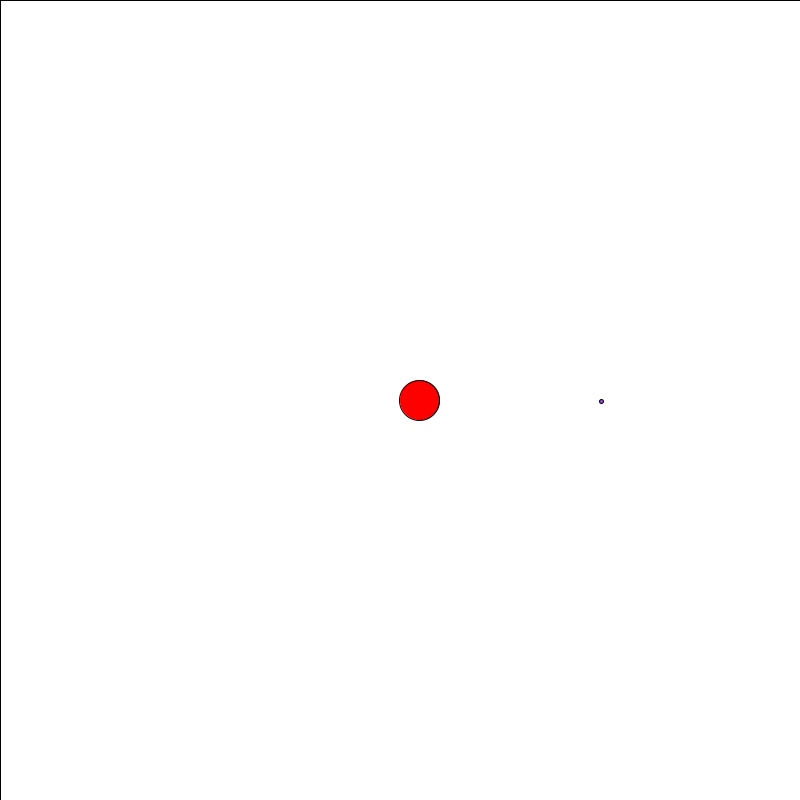
Frame 1 (no input)
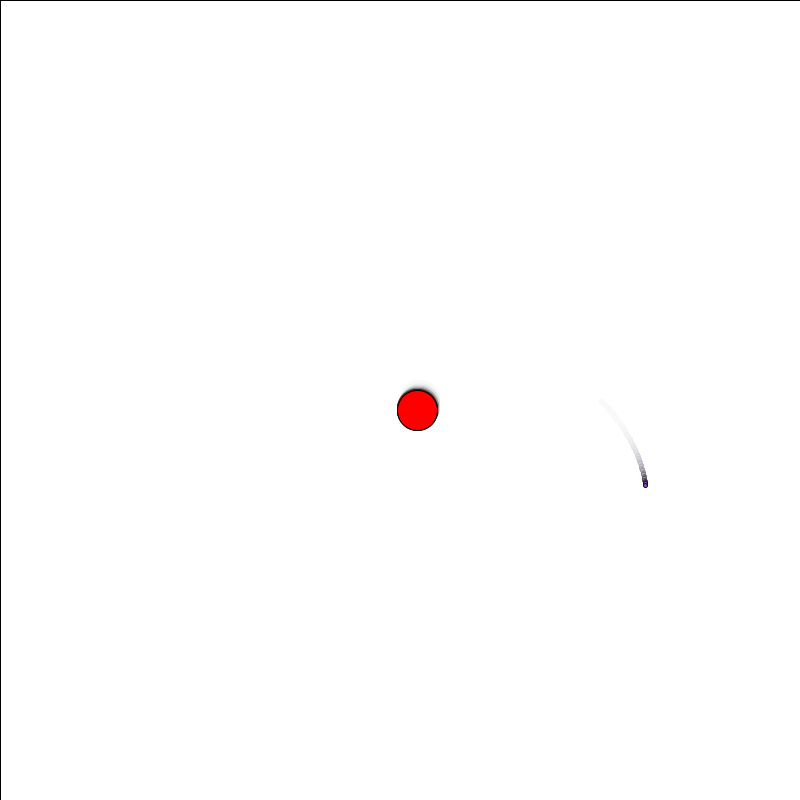
Frame 60 (the mouse pressed at the canvas centre just before this capture)
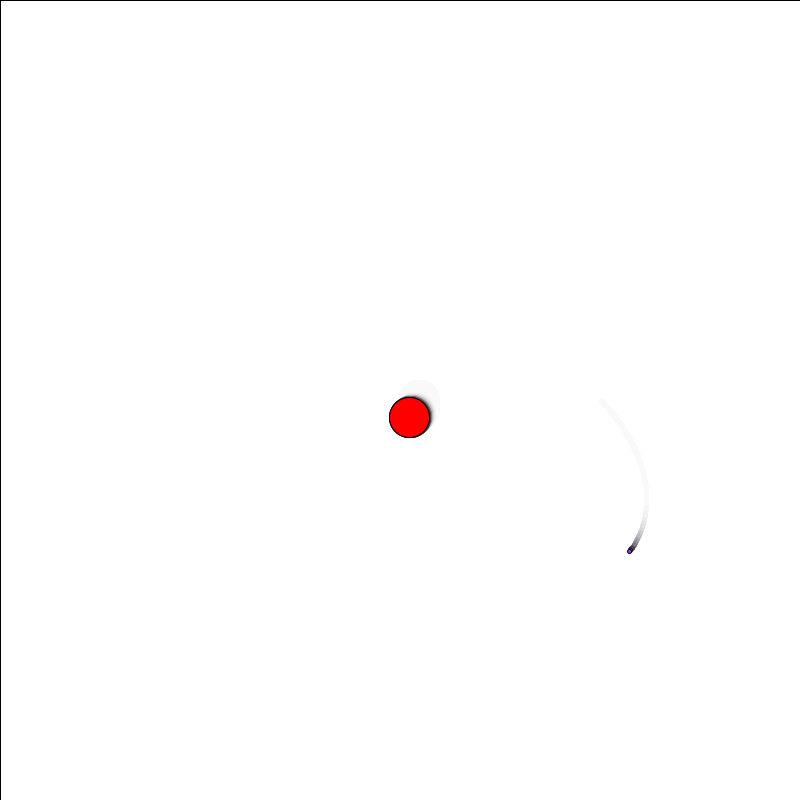
Frame 120 (the mouse held since frame 60 and released just before this capture)

The Processing sketch that drew these frames (run headless with seeded random() and noise(); from frame 60 on, the mouse is pressed at the canvas centre):

// Processing sketch: lab5_parte2
// ── lab5_parte2.pde
/*
------------------------------------------------------------
>> Laboratorio 5 - Modelación y Simulación
>> Simulación Gravitacional

Integrantes:  Pablo Cáceres Luzanto
              Benjamín Hernández Cortés
              
Fecha: 21 de Enero de 2019
Profesor: Fernando Rannou Fuentes
Ayudante: Francisco Muñoz Bravo
------------------------------------------------------------
El siguiente programa hecho en Processing simula un sistema
monoplanetario, cuya 'Estrella' central realiza un movimiento
circular y en donde existe un único 'Planeta' que orbita
alrededor de ella.
------------------------------------------------------------
*/

// ==== Variables globales ==== //

// Arreglo representativo del sistema a simular, donde se
// contiene a cada uno de los 'Astros' participantes.
Astro[] astros;

// Flotante para definir la mayor masa entre todo los astros
// participantes del sistema y regular el tamaño de los 'Astros'.
float masa_maxima;
   
// ==== Constantes globales ==== //
// Por simplicidad se considerará la constante gravitacional como 1.
float G = 1;

/*
Configuración del entorno de simulación
---------------------------------------
*/
void setup() {
  background(255);  // Fondo color blanco
  size(800,800);    // Tamaño de la pantalla
  frameRate(60);    // Tasa de frames por segundo
  smooth(4);        // Grado de anti-aliasing
  
  // Se instancia el arreglo que contendrá a cada 'Astro'
  astros = new Astro[2];
  
  // Se instancia la 'Estrella' (ej. Sol)
  astros[0] = new Astro( new PVector(20, 0), // Posición inicial (respecto al centro)
                         new PVector(0, 0),  // Velocidad inicial (Vx, Vy)
                         1000,               // Masa de la 'Estrella'
                         10,                 // Diametro de la 'Estrella' (en pixeles)
                         true );             // Identificador para reconocer si es 'Estrella' o no
  
  astros[0].configurar_figura(true);  // Configuración posterior para la 'Estrella'.
  astros[0].velocidad_angular = 0.5;  // Se establece una velocidad angular para una rotación circular de la 'Estrella'
  
  // Se instancia el 'Planeta' orbitando alrededor de la 'Estrella'
  astros[1] = new Astro( new PVector(200, 0),    // Posición inicial (respecto al centro)
                         new PVector(1.5, 1.5),  // Velocidad inicial (Vx, Vy)
                         100,                    // Masa del 'Planeta'
                         0,                      // Diametro del 'Planeta' (en pixeles)
                         false );                // Identificador para reconocer si es 'Estrella' o no
  
  astros[1].configurar_figura(true);  // Configuración posterior para el 'Planeta'.
}

void draw() {
  fill(255, 20);                 // Se prepara un relleno color blanco con un grado de opacidad
  rect(0, 0, width, height);     // Se dibuja un rectangulo de acuerdo a la dimensiones de la ventana. 
  translate(width/2, height/2);  // Se desplazan las próximas figuras hacia al centro.
  run();
}

void run() {
  PVector aceleracion, fuerza_total;
  float angulo;
  
  for (Astro astro : astros) {
    
    // Instrucciones para 'Estrella'
    if (astro.es_estrella) {
      angulo = radians(astro.angulo + astro.velocidad_angular);  // Se obtiene el nuevo ángulo para la 'Estrella'
      astro.posicion.rotate(angulo);                             // Se actualiza posición de acuerdo al nuevo ángulo
      astro.angulo = angulo;                                     // Se configura el nuevo ángulo
      
      fill(astro.r, astro.g, astro.b);
      ellipse(astro.posicion.x, astro.posicion.y, astro.diametro, astro.diametro);  
    }
    
    // Instrucciones para 'Planeta'
    else {
      fuerza_total = astro.calcular_fuerza();               // Fuerza total sobre el 'Planeta'
      aceleracion = PVector.div(fuerza_total, astro.masa);  // Cálculo de su aceleración
      astro.velocidad.add(aceleracion);                     // Se actualiza su velocidad
      astro.posicion.add(astro.velocidad);                  // Se actualiza su posicion
      
      fill(astro.r, astro.g, astro.b);
      ellipse(astro.posicion.x, astro.posicion.y, astro.diametro, astro.diametro);
    }
  }
}

// ── Astro.pde
/*
---------------------------------------------------------
==== Definición de Clases ====

class Astro:
------------
Representación de los 'Astros' que componen el sistema a simular.
Un astro puede identificarse como 'Estrella' o 'Planeta' según sea
su configuración.

  
Parámetros:
----------
PVector posicion    : Vector que define la posición (x,y) del 'Astro'
PVector velocidad   : Vector que define la velocidad (Vx, Vy) del 'Astro'
float masa          : Representa la masa del 'Astro'
float diametro      : Representa el diametro del 'Astro' en pixeles
boolean es_estrella : Identifica si el 'Astro' es una 'Estrella' (true) o 'Planeta' (false)
color r, g, b       : Establece la combinación de colores RGB con la que se muestra el 'Astro'.

*/

class Astro {
  
  PVector posicion;
  PVector velocidad;
  float masa;
  float diametro;
  float angulo;
  float velocidad_angular;
  boolean es_estrella;
  color r, g, b;
  
  // Constructor predeterminado
  Astro () {
  }
  
  // Constructor personalizado
  Astro (PVector posicion,
         PVector velocidad,
         float masa,
         float diametro,
         boolean es_estrella) {
              
    this.posicion = posicion;
    this.velocidad = velocidad;
    this.masa = masa;
    this.diametro = diametro;
    this.es_estrella = es_estrella;
    
    // Se actualiza la variable global 'masa_maxima'
    actualizar_masa_maxima();
  }
  
  /*
  void actualizar_masa_maxima():
  ------------------------------
  Este método permite reemplazar el valor de la variable global
  'masa_maxima' por la masa actual del 'Astro', siempre y cuando
  esta sea mayor que la de la variable global.
    
  */
  void actualizar_masa_maxima() {
    if (masa_maxima < this.masa) {
      masa_maxima = this.masa;
    }
  }
  
  /*
  void configurar_figura(boolean dinamico):
  -----------------------------------------
  Método que permite configurar el diámetro del 'Astro' y la
  combinación de colores RGB con la cual se mostrará por pantalla.
    
  Parámetros:
  -----------
  boolean dinamico: Valor lógico que permitirá saber si se configurará
                    el diámetro del 'Astro' de forma dinámica y relativo
                    a la variable 'masa_maxima'
  */
  void configurar_figura(boolean dinamico) {
    
    if (dinamico) { this.diametro = map(this.masa, 0, masa_maxima, 0, width / (astros.length * 10)); }
    if (this.es_estrella) { r = 255; g = 0; b = 0; }
    else                  { r = int(random(255)); g = int(random(255)); b = int(random(255)); }
  }
  
  
  /*
  PVector calcular_fuerza():
  --------------------------
    Función que permite calcular la fuerza total que se ejerce sobre
    el 'Astro', a partir de los demás 'Astros' presentes en el sistema.
    
  Retorno:
  --------
  PVector fuerza_total: Vector que contiene el total de fuerza ejercida
                        sobre el 'Astro' en las coordenadas (x,y).
  */
  PVector calcular_fuerza() {
    PVector fuerza_total = new PVector(0,0);
    float distancia = 0;
    float escalar = 0;
    
    for (Astro astro : astros) {
      PVector fuerza = null;
      
      // Condición para no comparar consigo mismo.
      if (astro != this) {
        fuerza = PVector.sub(this.posicion, astro.posicion);
        distancia = fuerza.mag();
        fuerza.normalize();
        escalar = (-G * this.masa * astro.masa) / pow(distancia, 2);
        fuerza_total.add(fuerza.mult(escalar));
      }
    }
    return fuerza_total;
  }
}
